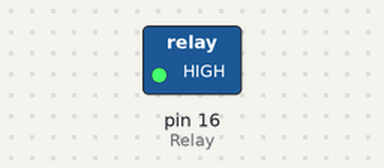
A sketch run on a simulated Arduino Uno, built with avr-gcc and run on an emulated ATmega328P. On the bench: switched loads named in the sketch (green lamp = pin HIGH). Dashed ring = blinking.

Above: at 0.5 s.
Timing chart, 0 to 4.6 s (numbered marks = the images above):
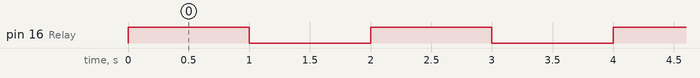

Measured:
- by itself, pin 16 (Relay): alternates HIGH for 1.0 s and LOW for 1.0 s

The sketch:

Project_08_Relay_Control_LED.ino
```cpp
//**********************************************************************************
/*
 * 名称   : Relay_Control_LED
 * 功能   : 继电器控制LED亮与灭
 * 作者   : http://www.keyes-robot.com/
*/
#define  Relay  16  //定义继电器的引脚为GPIO16

void setup() {
  pinMode(Relay, OUTPUT); //设置继电器的引脚为输出模式
}

void loop() {
  digitalWrite(Relay, HIGH); //打开继电器
  delay(1000); //延时1秒
  digitalWrite(Relay, LOW); //关闭继电器
  delay(1000); //延时1秒
}
//**********************************************************************************
```
